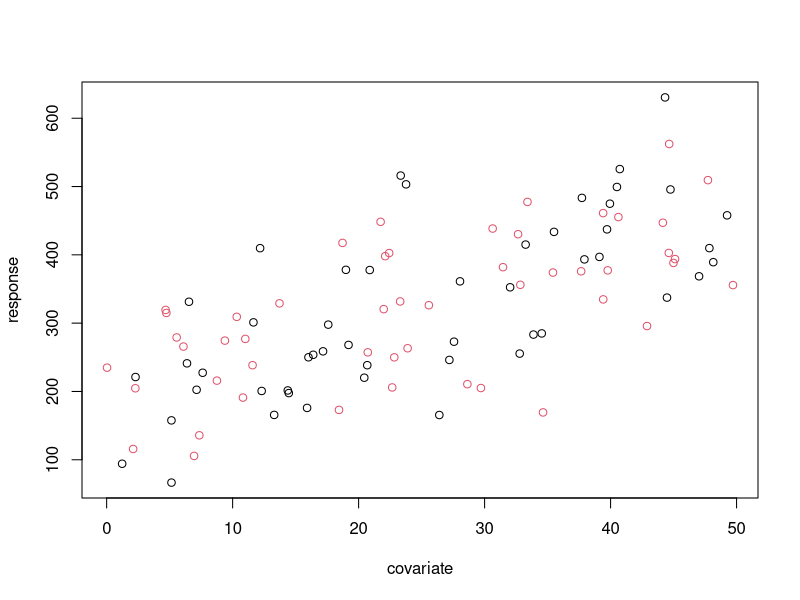
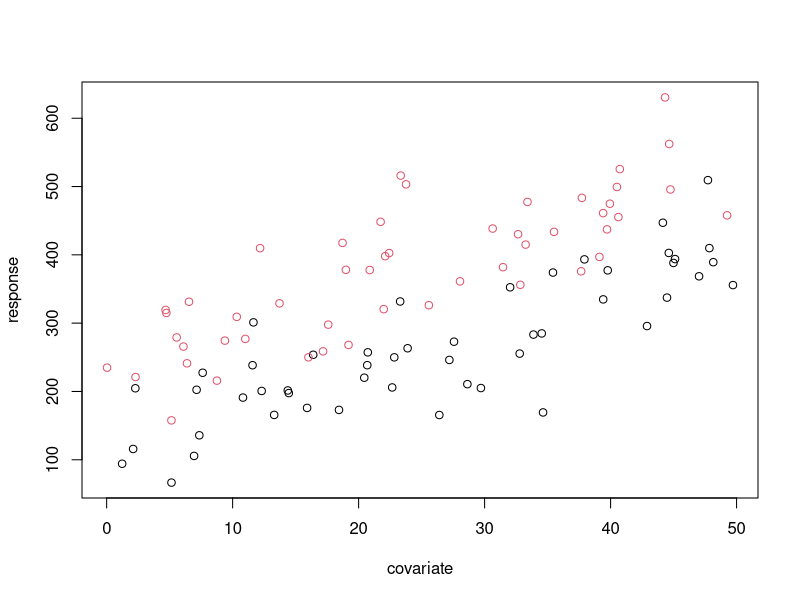
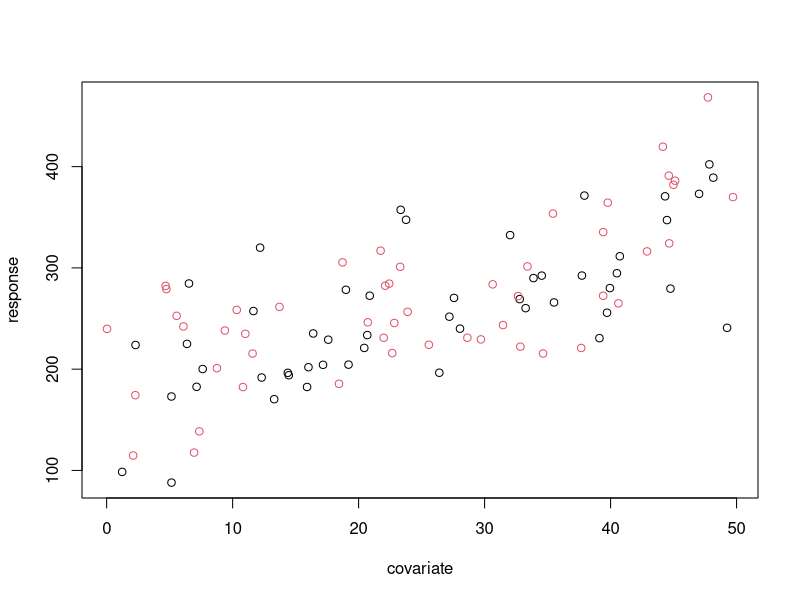
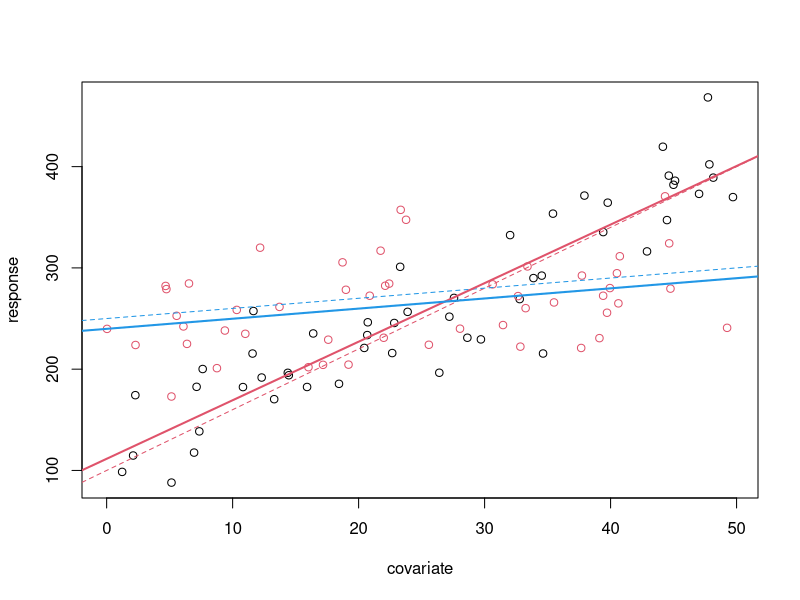

R code for these plots, in order:
## ---- chunk 1
set.seed(123)
covariate <- runif(100,0,50)
group <- rep(c("A", "B"), each=50)
intA <- 100
intB <- 150
slopeA <- 6
sigma <- 60
pars <- c(intA, intB, slopeA)
dm <- model.matrix(~group+covariate)
response <- rnorm(100, dm %*% pars, sigma)
sim.dat <- data.frame(response, group, covariate)
plot(response ~ covariate, col = c(1,2))
## ---- chunk 2
Manc <- lm(response ~ group + covariate, data = sim.dat)
summary(Manc)
## ---- chunk 3
plot(response~covariate, col = as.factor(group))
## ---- chunk 4
set.seed(123)
covariate <- runif(100,0,50)
group <- rep(c("A", "B"), each=50)
intA <- 100
intB <- 150
slopeA <- 6
slopeB <- -5
sigma <- 40
pars <- c(intA, intB, slopeA, slopeB)
dm <- model.matrix(~group*covariate)
response <- rnorm(100, dm %*% pars, sigma)
sim.dat <- data.frame(response, group, covariate)
plot(response ~ covariate, col = c(1,2))
## ---- chunk 5
Mint <- lm(response ~ group * covariate, data = sim.dat)
summary(Mint)
est <- coef(Mint)
plot(response ~ covariate, col = as.factor(group))
abline(100,6,lwd = 1,lty=2,col=2)
abline(100+150,1,lwd = 1,lty=2,col=4)

abline(est[1],est[3],lwd=2, col=2)
abline(est[1] + est[2], est[3] + est[4],lwd=2, col=4)

## ---- chunk 6

